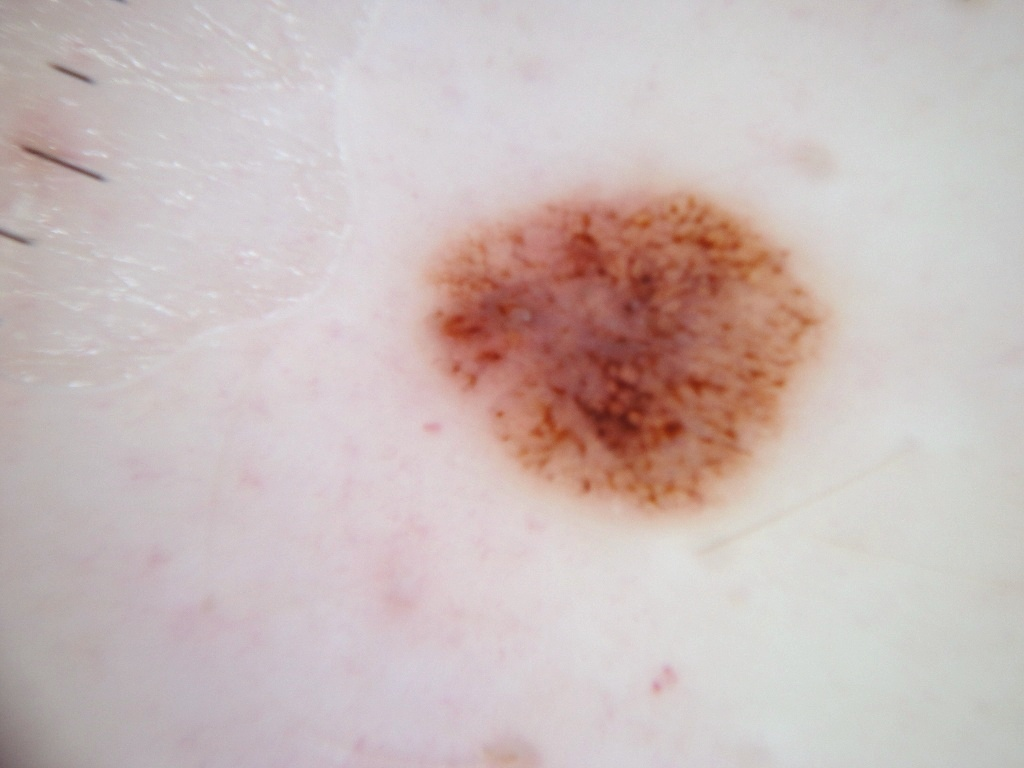
#> input picture dataset/test/SL_001.jpg, 1024 x 768 px; its folder holds only this picture in this run
$ python evaluateSegment_v2.py dataset/test/SL_001.jpg
#> lines starting #> are read from the running program, lines starting #| are printed output that depends on the picture; after the words box and inside, x2 and y2 are one past the last pixel; in counts of white or black regions, pixels touching at a corner belong together
### imageSegment.py
# -*- coding: utf-8 -*-
"""
imageSegment.py

YOUR WORKING FUNCTION

"""
import cv2
import numpy as np


input_dir = 'dataset/test'
output_dir = 'dataset/output'

# you are allowed to import other Python packages above
##########################
# [62 lines left out: function segmentImage, not called in this run]

### evaluateSegment_v2.py
# -*- coding: utf-8 -*-
"""
The codes are adapted from the original codes provided by Loh Yuen Peng,
for the subject Visual Information Programming, FCI, MMU
It calculates the Adapted Rand Error, Precision, Recall, and IoU
------------------------------------------------------------------------
DO NOT MODIFY ANY CODES IN THIS FILE EXCEPT THE DEFAULT PARAMETERS
OTHERWISE YOUR RESULTS MAY BE INCORRECTLY EVALUATED!

@author: LOH

"""

import numpy as np
import matplotlib.pyplot as plt
import matplotlib.cm as cm
import cv2
import importlib
import sys, getopt
from prettytable import PrettyTable
import imageSegment as seg
from os import listdir
from os.path import isfile, join, splitext

# Default parameters (the only code you can change)
verbose = False #False, 1, or 2
input_dir = 'dataset/test'
output_dir = 'dataset/output'
groundtruth_dir = 'dataset/groundtruth'
numImages = 50
eps = 0.00000001

onlyfiles = [f for f in listdir(input_dir) if isfile(join(input_dir, f))]
files = onlyfiles[0:numImages]

## Read command linehargs
myopts, args = getopt.getopt(sys.argv[1:],"i:vph")

# Reload module
importlib.reload(seg)

################################################
# o == option    a == argument passed to the o #
################################################

# parsing command line args
for o, a in myopts:
    if o == '-v':
        verbose = 1
    elif o == '-p':
        verbose = 2
    elif o == '-h':
        print("\nUsage: %s -v to show evaluation for every image" % sys.argv[0])
        print("                           -p to show average evaluation of every face part")
        sys.exit()
    else:
        print(' ')

error = np.zeros((numImages,2),)
precision = np.zeros((numImages,2),)
recall = np.zeros((numImages,2),)
iou = np.zeros((numImages,2),)

# Evaluate each image and compare with ground-truth
for i,name in enumerate(files):
    inputImg = cv2.imread(input_dir + '/' + name)
#> inputImg is the input picture: shape (768, 1024, 3); mean B, G, R 186.1, 187.9, 202.4
    outputImg = seg.segmentImage(inputImg).astype('float32')
#> in segmentImage, `scaled_img = cv2.convertScaleAbs(blur_img, alpha=1.2, beta=5)`:
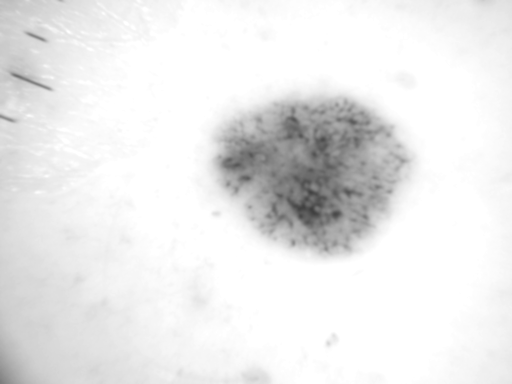
#> scaled_img: shape (768, 1024) (shown at 1/2 size); min 63, max 255, mean 233.9
#> in segmentImage, `ret,thresh = cv2.threshold(scaled_img,0,255,cv2.THRESH_BINARY_INV+cv2...`:
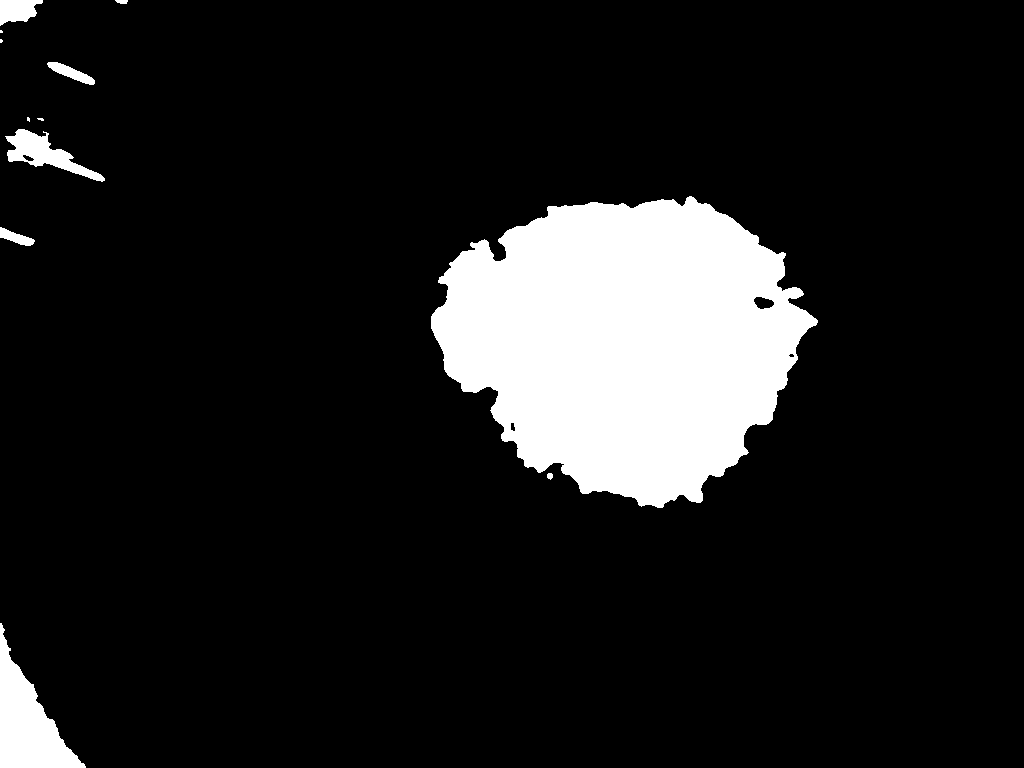
#> thresh: shape (768, 1024); 11.7% white; 12 white regions (4 under 20 px), largest, box (x1, y1, x2, y2) and area: (431, 196, 818, 508) 82823, (0, 623, 86, 768) 5461, (5, 129, 105, 182) 1859
#> in segmentImage, `ret,thresh = cv2.threshold(scaled_img,0,255,cv2.THRESH_BINARY_INV+cv2...`: ret = 198
#> in segmentImage, `dilated = cv2.dilate(thresh,cross_kernel,iterations = 10)`:
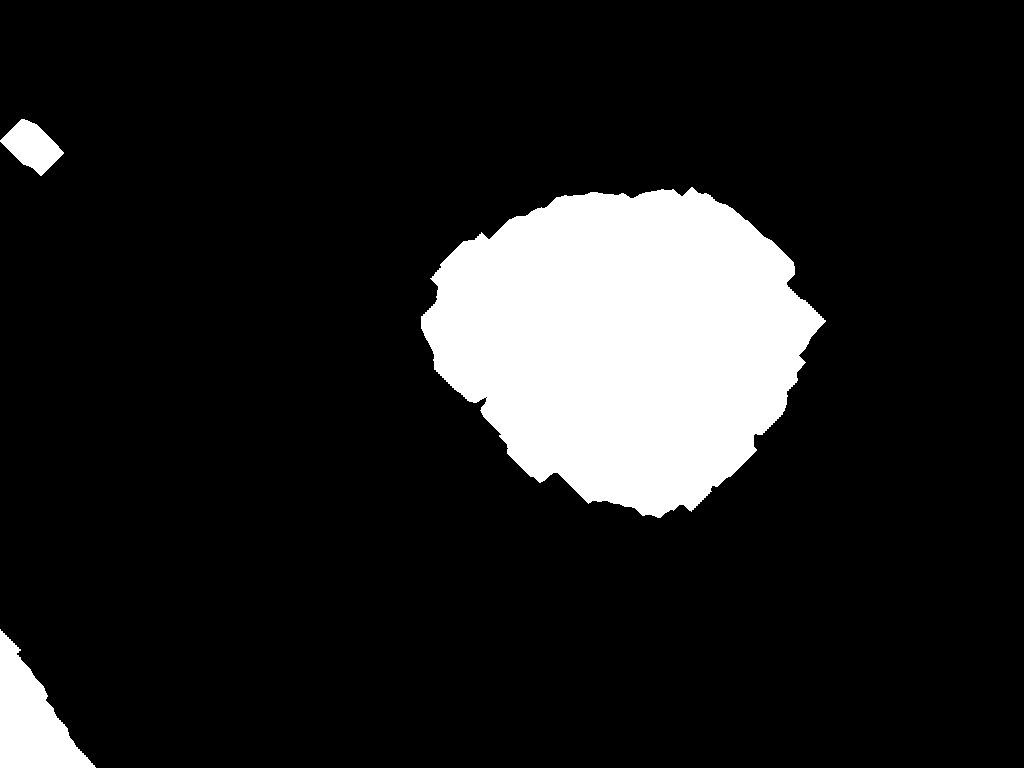
#> dilated: shape (768, 1024); 12.8% white; 3 white regions
#> in segmentImage, `contours, _ = cv2.findContours(dilated, cv2.RETR_EXTERNAL, cv2.CHAIN_A..`: contours = 3 contours; box (x1, y1, x2, y2) and area: (421, 187, 826, 518) 91830, (0, 629, 96, 768) 6466, (0, 119, 64, 176) 1892
#> in segmentImage, `largest_cnt = max(contours, key=cv2.contourArea)`: largest_cnt = contour of 1094 points, box (x1, y1, x2, y2) (421, 187, 826, 518), area 91830
#> in segmentImage, `dilation = cv2.dilate(lesion_segment,ellipse_kernel,iterations = 5)`:
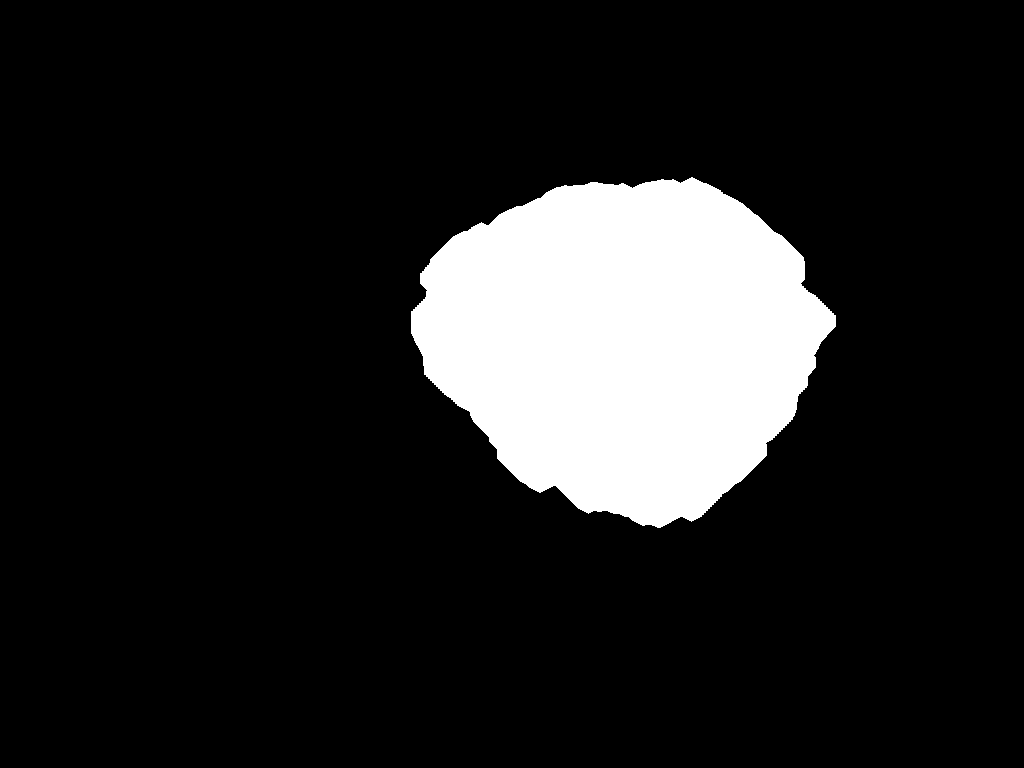
#> dilation: shape (768, 1024); 13.4% white; 1 white region, box (x1, y1, x2, y2) and area: (411, 177, 836, 528) 105104
    imgName = (splitext(name))[0].split('_')
    plt.imsave(output_dir + '/' + imgName[0] +imgName[1]+ '.jpg',255*outputImg,cmap=cm.gray)
    gt = cv2.imread(groundtruth_dir + '/' + imgName[0]+'_GT_'+imgName[1]+ '.png',0)
#> (the run stopped early here; a loop or call above may not have finished)

$ run again, on dataset/test/SL_006.jpg
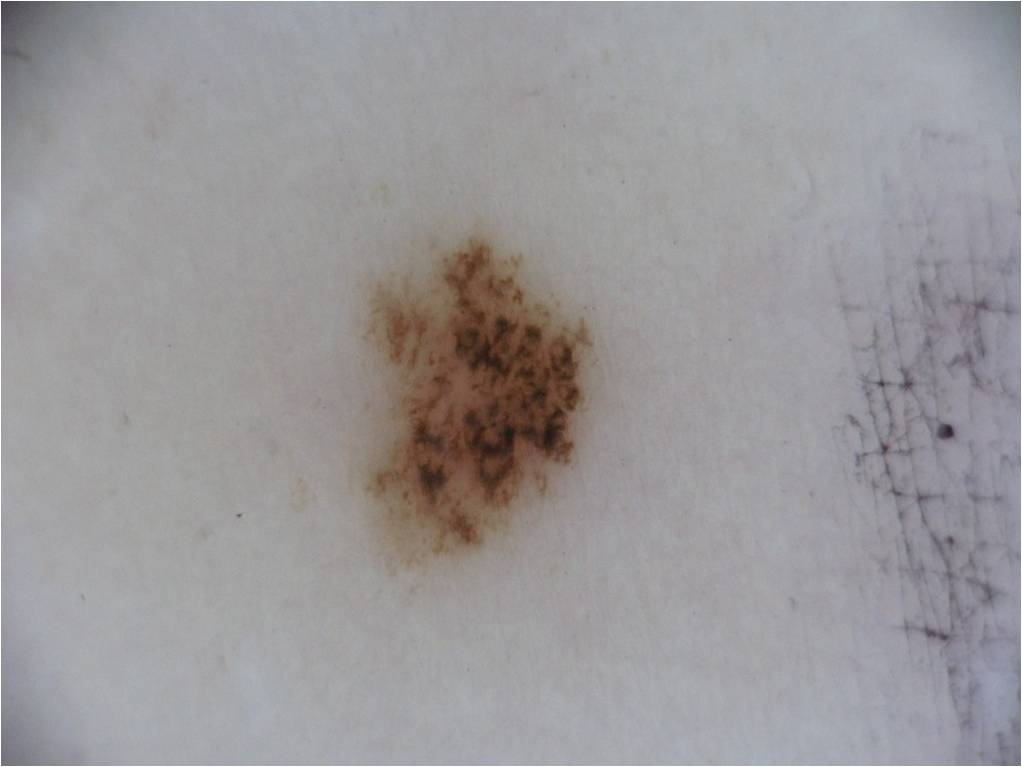
#> input picture dataset/test/SL_006.jpg, 1022 x 767 px
#> inputImg is the input picture: shape (767, 1022, 3); mean B, G, R 153.9, 151.8, 154.6
#> in segmentImage, `ret,thresh = cv2.threshold(scaled_img,0,255,cv2.THRESH_BINARY_INV+cv2...`:
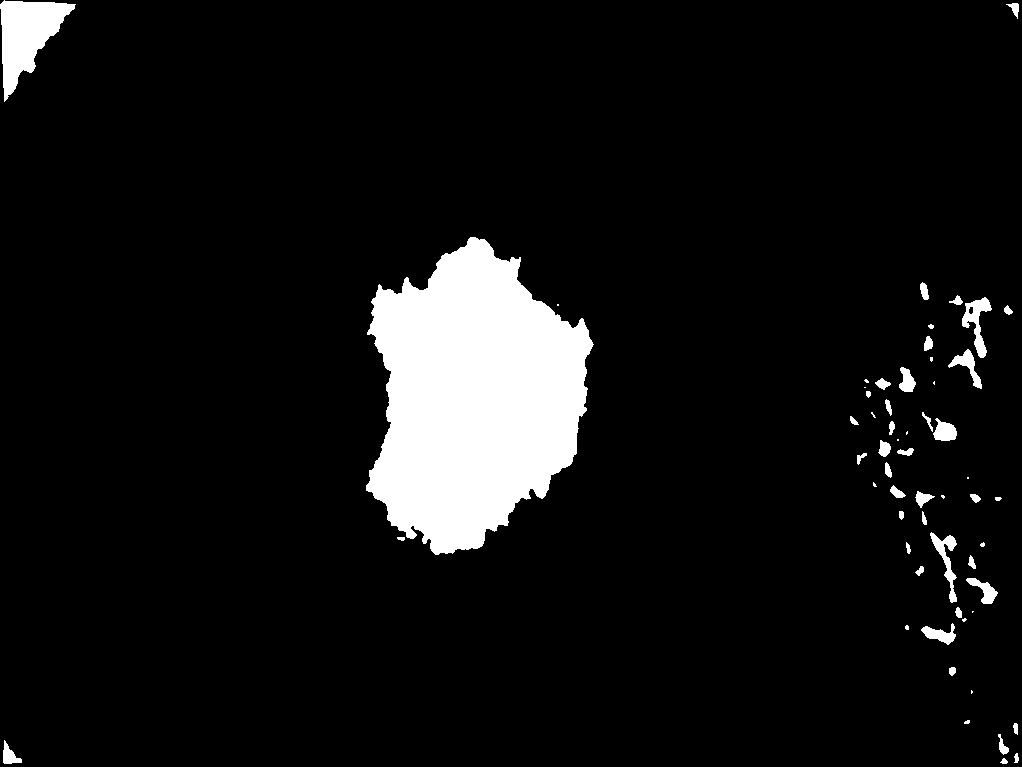
#> thresh: shape (767, 1022); 7.5% white; 59 white regions (17 under 20 px), largest, box (x1, y1, x2, y2) and area: (366, 237, 594, 555) 48959, (0, 0, 76, 102) 3837, (962, 297, 992, 358) 719
#> ret = 154
#> dilated: shape (767, 1022); 7.7% white; 2 white regions
#> contours = 2 contours; box (x1, y1, x2, y2) and area: (356, 227, 604, 564) 55604, (0, 0, 78, 90) 4373
#> largest_cnt = contour of 898 points, box (x1, y1, x2, y2) (356, 227, 604, 564), area 55604
#> largest_mask: shape (767, 1022); 7.2% white; 1 white region, box (x1, y1, x2, y2) and area: (356, 227, 604, 564) 56054
#> in segmentImage, `dilation = cv2.dilate(lesion_segment,ellipse_kernel,iterations = 5)`:
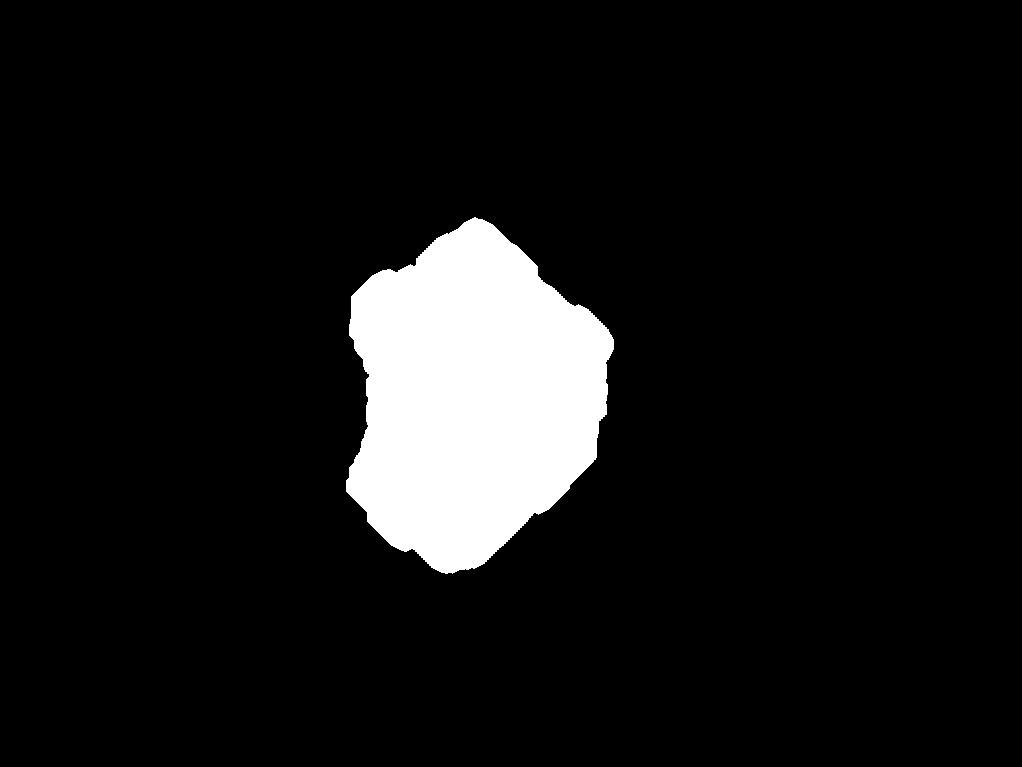
#> dilation: shape (767, 1022); 8.5% white; 1 white region, box (x1, y1, x2, y2) and area: (346, 217, 614, 574) 66572
